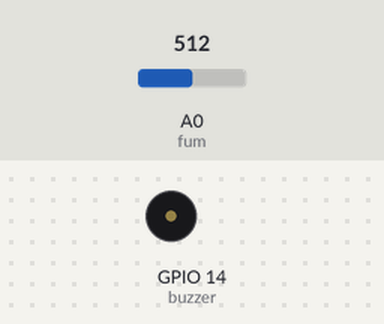
A sketch run on a simulated ESP8266 (NodeMCU). Parts: buzzer (waves = sounding). The test bench sets the inputs (shaded band); at power-on: A0 (fum) = 512. WiFi joins after 1.5 s; servers stay silent unless stated; uploads are accepted with an empty reply; what the sketch prints to the serial monitor is not drawn.

Above: at 3.4 s.
3.5 s: A0 (fum) set to 693
10.9 s: A0 (fum) set to 718
Timing chart, 0 to 16.1 s (numbered marks = the images above; inputs shaded):
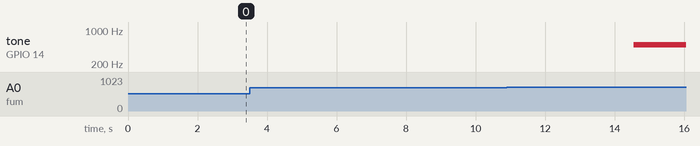

The sketch:

ESP_receive_alarm_gas.ino
```cpp
#include <ESP8266HTTPClient.h>
#include <ESP8266WiFi.h>
#include <ESP8266WiFiMulti.h>
#include <SoftwareSerial.h>
SoftwareSerial pitch(13, 15, false, 128);
SoftwareSerial roll(12, 14, false, 128);

int buzzer = 14;
int fum = A0;
int sensorThres = 400;
uint32_t analog_Smoke_Sensor;

const char* ssid = "no";
const char* password = "14151415";


int buf[50];

void setup() {
  pinMode(buzzer, OUTPUT);
  pinMode(fum, INPUT);

  Serial.begin(115200);
  pitch.begin(115200);
  roll.begin(115200);
  // We start by connecting to a WiFi network
  WiFi.begin(ssid, password);
  //Serial.print("Wait for WiFi... ");
  while (WiFi.status() != WL_CONNECTED) {
    delay(1000);
    Serial.print("Connecting..");
  }
  delay(50);
 /* Serial.println("WiFi connected");
  Serial.println("IP address: ");
  Serial.println(WiFi.localIP());*/

  //server stuff
  const uint16_t port = 443;
  const char * host = "http://fathomless-citadel-40087.herokuapp.com"; // ip or dns
  /*Serial.print("connecting to ");
  Serial.println(host);*/
  // Use WiFiClient class to create TCP connections
  WiFiClient client;
  if (!client.connect(host, port)) {
    /*Serial.println("connection failed");
    Serial.println("wait 5 sec...");*/
    delay(5000);
    return;
  }
  else{
   // Serial.println("connected");
  }
}

void loop() {
  analog_Smoke_Sensor = analogRead(fum);
  Serial.print("sens smoke/gas value: ");
  Serial.println(analog_Smoke_Sensor);
  if (analog_Smoke_Sensor > sensorThres + 300)
  {
    int j = 200; // The starting pitch
    while(j < 500)
    {
      j++;
      tone(buzzer, j); // Emit the noise
      delay(5);
    }
  }
  else
  {
    noTone(buzzer);
  }

  HTTPClient http;
  String postData = String("http://fathomless-citadel-40087.herokuapp.com/device/1") + String("?data=") + String(analog_Smoke_Sensor);
  http.begin(postData);
  int httpCode = http.GET();
  //Serial.println(httpCode);
  int b = rx();
  Serial.print("pitch = ");
  Serial.println(b);
  String postPitch = String("http://fathomless-citadel-40087.herokuapp.com/device/2") + String("?data=") + String(b);
  http.begin(postPitch);
  int httpCode1 = http.GET();

  int c = rx1();
  Serial.print("roll = ");
  Serial.println(c);
  String postRoll = String("http://fathomless-citadel-40087.herokuapp.com/device/3") + String("?data=") + String(c);
  http.begin(postRoll);
  int httpCode2 = http.GET();

  if (httpCode > 0) { //Check the returning code
  String payload = http.getString();   //Get the request response payload
  //Serial.println(payload);                     //Print the response payload
  }
  http.end();   //Close connection
  delay(3000);
}
int rx()
{
  if (pitch.available() > 0)
  {
    int p = pitch.read();
    return p;
  }
}
int rx1()
{
  if (roll.available() > 0)
  {
    int r = roll.read();
    return r;
  }
}
```

Measured:
- after the input at 3.5 s, every drawn part: stays the same
- after the input at 10.9 s, tone on GPIO 14 (buzzer): silent → 500 Hz after 3.7 s
